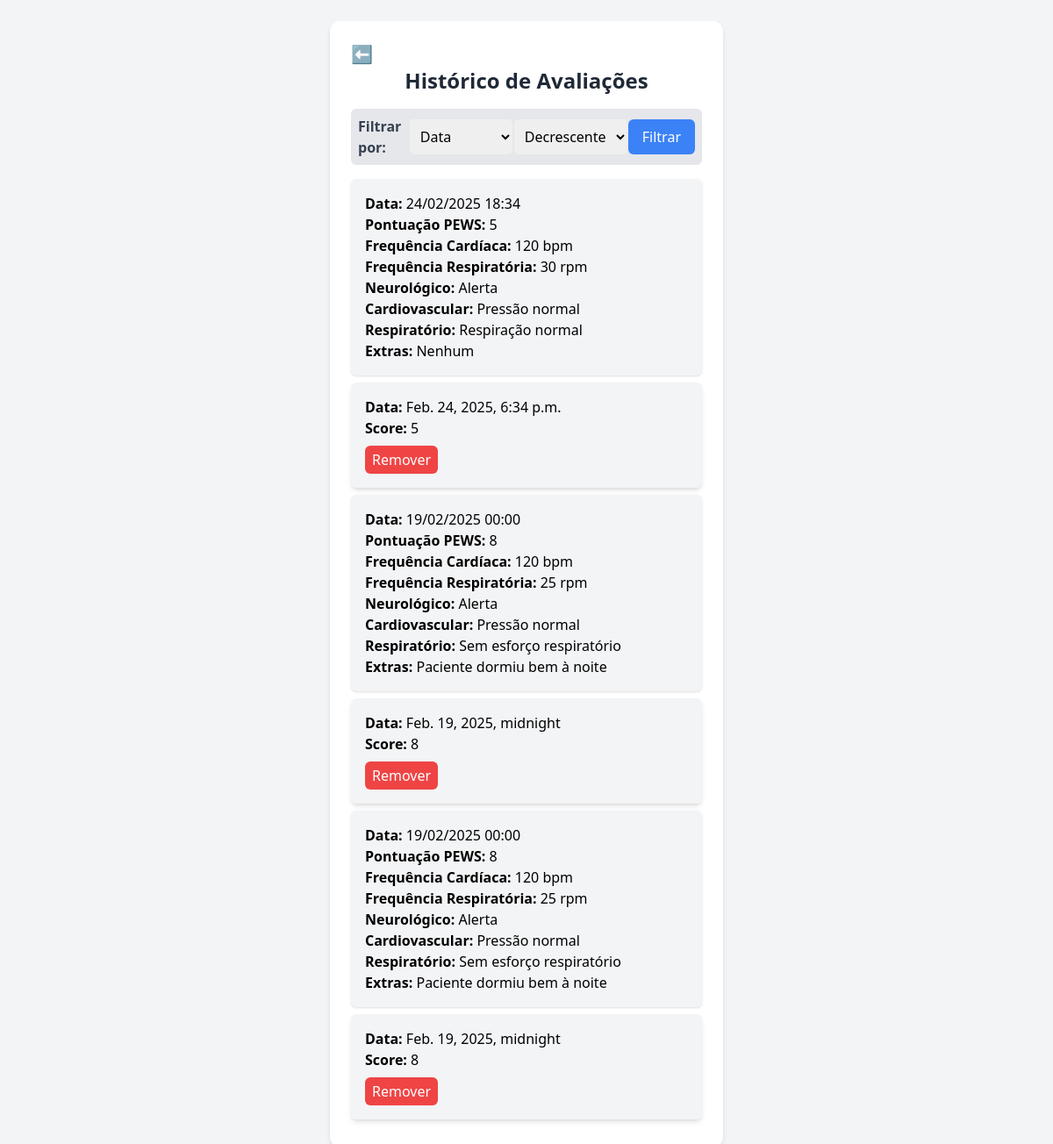
The page /paciente/1/historico/ (signed in) on the database its author committed.
### triagem/models.py (models this page shows, shortened)
class Avaliacao(models.Model):
    paciente = models.ForeignKey(Paciente, on_delete=models.CASCADE, related_name='avaliacoes')
    data = models.DateTimeField(auto_now_add=True)
    score = models.IntegerField()
    intervencao = models.TextField(blank=True, null=True)
    freq_cardiaca = models.IntegerField()
    freq_respiratoria = models.IntegerField()
    av_neuro = models.TextField()
    av_cardio = models.TextField()
    av_resp = models.TextField()
    extras = models.TextField(blank=True, null=True)
    analise = models.TextField(blank=True, null=True)

### triagem/views.py (the view)
# urls.py: path("paciente/<int:paciente_id>/historico/", historico_avaliacoes, name="historico_avaliacoes"),
@login_required
def historico_avaliacoes(request, paciente_id):
    paciente = get_object_or_404(Paciente, id=paciente_id)
    filtro = request.GET.get("filtro", "data")  # Opções: 'data' ou 'score'
    ordem = request.GET.get("ordem", "desc")  # Opções: 'asc' (crescente) ou 'desc' (decrescente)
    if filtro == "score":
        ordenacao = "score" if ordem == "asc" else "-score"
    else:
        ordenacao = "data" if ordem == "asc" else "-data"  # Aqui estava errado
    avaliacoes = Avaliacao.objects.filter(paciente=paciente).order_by(ordenacao)
    context = {
        "paciente": paciente,
        "avaliacoes": avaliacoes,
        "filtro_selecionado": filtro,
        "ordem_selecionada": ordem,
    }
    return render(request, "triagem/historico_avaliacoes.html", context)

### triagem/templates/triagem/historico_avaliacoes.html (shortened to what this page needs)
<!DOCTYPE html>
<html lang="pt">
<head>
    <script src="https://cdn.tailwindcss.com"></script>
</head>
<body class="bg-gray-100">
    <div class="max-w-md mx-auto bg-white rounded-xl shadow-md overflow-hidden mt-6 p-6">
        <a href="{% url 'perfil_paciente' paciente.id %}" class="text-gray-600 text-xl">⬅</a>
        <h1 class="text-2xl font-bold text-center text-gray-800">Histórico de Avaliações</h1>
        <form method="GET" class="flex justify-between items-center bg-gray-200 p-2 rounded-md mt-4">
            <label class="text-gray-700 font-bold">Filtrar por:</label>
            <select name="filtro" class="border p-2 rounded-md">
                <option value="data" {% if filtro_selecionado == "data" %}selected{% endif %}>Data</option>
            </select>
            <select name="ordem" class="border p-2 rounded-md">
                <option value="desc" {% if ordem_selecionada == "desc" %}selected{% endif %}>Decrescente</option>
            </select>
            <button type="submit" class="bg-blue-500 text-white px-4 py-2 rounded-md">Filtrar</button>
        </form>
        <div class="mt-4">
            {% for avaliacao in avaliacoes %}
                <div class="bg-gray-100 p-4 mb-2 rounded-md shadow">
                    <p><strong>Data:</strong> {{ avaliacao.data|date:"d/m/Y H:i" }}</p>
                    <p><strong>Pontuação PEWS:</strong> {{ avaliacao.score }}</p>
                    <p><strong>Frequência Cardíaca:</strong> {{ avaliacao.freq_cardiaca }} bpm</p>
                    <p><strong>Frequência Respiratória:</strong> {{ avaliacao.freq_respiratoria }} rpm</p>
                    <p><strong>Neurológico:</strong> {{ avaliacao.av_neuro }}</p>
                    <p><strong>Cardiovascular:</strong> {{ avaliacao.av_cardio }}</p>
                    <p><strong>Respiratório:</strong> {{ avaliacao.av_resp }}</p>
                    {% if avaliacao.extras %}
                        <p><strong>Extras:</strong> {{ avaliacao.extras }}</p>
                    {% endif %}
                </div>
                <div class="bg-gray-100 p-4 rounded-md shadow-md mb-2">
                    <p><strong>Data:</strong> {{ avaliacao.data }}</p>
                    <p><strong>Score:</strong> {{ avaliacao.score }}</p>
                    {% if user.is_superuser or user.groups.all.0.name == "Administrador" %}
                        <form method="POST" action="{% url 'remover_avaliacao' avaliacao.id %}">
                            <button type="submit" class="bg-red-500 text-white px-2 py-1 rounded-md mt-2">
                                Remover
                            </button>
                        </form>
                    {% endif %}
                </div>
            {% empty %}
                <p class="text-center text-gray-600 mt-4">Nenhuma avaliação encontrada.</p>
            {% endfor %}
        </div>
    </div>
</body>
</html>

### rows shown on the page
Avaliacao: data "24/02/2025 18:34", score "5", freq_cardiaca "120", freq_respiratoria "30", av_neuro "Alerta", av_cardio "Pressão normal", av_resp "Respiração normal", extras "Nenhum", data "Feb. 24, 2025, 6:34 p.m."
Avaliacao: data "19/02/2025 00:00", score "8", freq_cardiaca "120", freq_respiratoria "25", av_neuro "Alerta", av_cardio "Pressão normal", av_resp "Sem esforço respiratório", extras "Paciente dormiu bem à noite", data "Feb. 19, 2025, midnight"
Avaliacao: data "19/02/2025 00:00", score "8", freq_cardiaca "120", freq_respiratoria "25", av_neuro "Alerta", av_cardio "Pressão normal", av_resp "Sem esforço respiratório", extras "Paciente dormiu bem à noite", data "Feb. 19, 2025, midnight"
